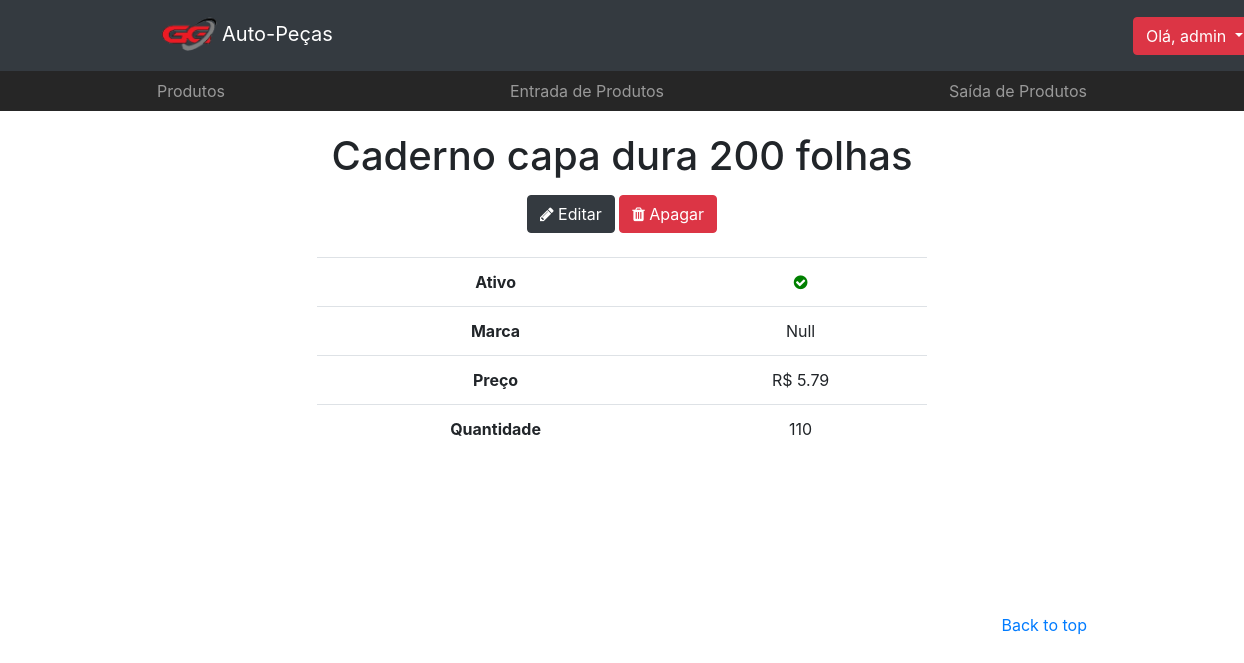
The app's page /products/3/ (signed in) with its own data.
### app/models.py (models this page shows, shortened)
class Produto(models.Model):
    nome = models.CharField(max_length=100)
    codigo = models.IntegerField(default=None)
    marca = models.CharField(max_length=100, default=None)
    quantidade = models.IntegerField()
    preco = models.DecimalField(max_digits=100, decimal_places= 2, default=None)
    ativo = models.BooleanField(default=True)
    def __str__(self):
        return str(self.nome)
    class Meta:
        db_table = 'produto'

### app/views.py (the view)
# urls.py: path('products/<int:id>/', views.produto, name='produto'),
@login_required(login_url='/login')
def produto(request, id):
    obj = Produto.objects.get(id=id)
    context = {'object': obj}
    return render (request, 'app/produto.html', context)

### app/templates/app/produto.html (shortened to what this page needs)
<!DOCTYPE html>
<html>
<head>
    {% load static %}
    <link rel="stylesheet" type="text/css" href="{% static 'app/css/bootstrap/bootstrap.min.css' %}">
    <link rel="stylesheet" type="text/css" href="{% static 'app/css/produto.css' %}">
    <link rel="stylesheet" href="https://cdnjs.cloudflare.com/ajax/libs/font-awesome/4.7.0/css/font-awesome.min.css">
</head>
<body>
    <header>
        <nav class="navbar navbar-expand-lg navbar-dark bg-dark">
            <div class="container">
                <a class="navbar-brand" href="{% url 'home' %}"><img src="{% static 'app/img/icn.png' %}" alt="some text" width=65 height=45>Auto-Peças</a>
                <div class="collapse navbar-collapse" id="navbarsExample07">
                  {% if user.is_authenticated %}
                  <div class="dropdown">
                      <a class="btn btn-danger dropdown-toggle" href="#" role="button" id="dropdownMenuLink" data-toggle="dropdown" aria-haspopup="true" aria-expanded="false"> Olá, {{ user.username}}
                      </a>
                  </div>
                  {% endif %}
                </div>
            </div>
        </nav>
        <nav class="site-header">
            <div class="container d-flex flex-column flex-md-row justify-content-between">
                <a class="py-2 d-none d-md-inline-block" href="{% url 'products' %}">Produtos</a>
                <a class="py-2 d-none d-md-inline-block" href="{% url 'estoque_entrada' %}">Entrada de Produtos</a>
                <a class="py-2 d-none d-md-inline-block" href="{% url 'estoque_saida' %}">Saída de Produtos</a>
            </div>
        </nav>
    </header>
    <body>
        <section class="jumbotron text-center">
            <div class="container">
            <h1>{{ object }}</h1>
                <span class=""><a href="/products/register/?id={{ object.id }}"><button type="button" class="btn btn-dark"><span class="fa fa-pencil"></span> Editar</button></a></span>
                <span class=""><a href="/products/delete/{{ object.id }}"><button type="button" class="btn btn-danger"><span class="fa fa-trash"></span> Apagar</button></a></span>
                <br>
                <br>
                <table class="table table-user-information">
                    <tbody>
                      <tr>
                        <th class="">Ativo</th>
                        <td>
                          {% if object.ativo %}
                            <i class="fa fa-check-circle ok"></i>
                          {% else %}
                            <i class="fa fa-minus-circle no"></i>
                          {% endif %}
                        </td>
                      </tr>
                      <tr>
                        <th class="">Marca</th>
                        <td>{{ object.marca }}</td>
                      </tr>
                      <tr>
                        <th class="">Preço</th>
                        <td>R$ {{ object.preco }}</td>
                      </tr>
                      <tr>
                        <th class="">Quantidade</th>
                        <td>{{ object.quantidade }}</td>
                      </tr>
                    </tbody>
                  </table>
            </div>
        </section>
        <footer class="text-muted">
            <div class="container">
                <p class="float-right">
                    <a href="#">Back to top</a>
                </p>
            </div>
        </footer>
    </body>

### app/static/app/css/produto.css (style rules this page uses)
.navbar-brand { display: inline-block; padding-top: .3125rem; margin-right: 50rem; font-size: 1.25rem; line-height: inherit; white-space: nowrap; }
.container { max-width: 960px; }
.site-header { background-color: rgba(0, 0, 0, .85); -webkit-backdrop-filter: saturate(180%) blur(20px); backdrop-filter: saturate(180%) blur(20px); }
.site-header a { color: #999; transition: ease-in-out color .15s; }
.jumbotron { padding-top: 3rem; padding-bottom: 3rem; margin-bottom: 0; background-color: #fff; }
@media (min-width: 768px) { .jumbotron { padding-top: 6rem; padding-bottom: 6rem; } }
.jumbotron h1 { font-size: 2.5rem; margin-top: -75px; margin-bottom: 15px; }
.jumbotron .container { max-width: 40rem; }
footer { padding-top: 3rem; padding-bottom: 3rem; }
footer p { margin-bottom: .25rem; }
.ok { color:green; }

### records on screen
Produto: nome "Caderno capa dura 200 folhas", marca "Null", preco "5.79", quantidade "110"

### other values on screen
{{ user.username }} "admin"
